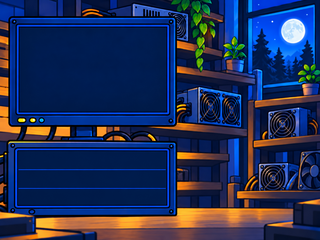
#> input picture cyd-workshop/assets/background.png, 320 x 240 px
$ python encode_assets.py
#> lines starting #> are read from the running program, lines starting #| are printed output that depends on the picture
"""Encode the unmodified background and font glyphs as flash data for the ESP32."""
from pathlib import Path
from math import ceil
import argparse
from PIL import Image, ImageDraw, ImageFont

root = Path(__file__).resolve().parents[1]
background = Image.open(root / 'assets/background.png').convert('RGB')
#> background is the input picture: PIL image 320x240 RGB; mean R, G, B 33.6, 47.7, 87.9
assert background.size == (320, 240)
parser = argparse.ArgumentParser(description=__doc__)
parser.add_argument('--font', default='/usr/share/fonts/truetype/dejavu/DejaVuSans-Bold.ttf', help='Path to DejaVuSans-Bold.ttf')
font_path = parser.parse_args().font
out = ['#pragma once', '#include <Arduino.h>',
       'struct Glyph { uint32_t offset; uint8_t width; uint8_t advance; };',
       'struct BitmapFont { const uint8_t *bits; const Glyph *glyphs; uint8_t height; };']

pixels = [((r >> 3) << 11) | ((g >> 2) << 5) | (b >> 3)
          for r, g, b in background.getdata()]
#> pixels = 76800 items
out.append('static const uint16_t kBackground[320 * 240] PROGMEM = {')
for i in range(0, len(pixels), 16):
    out.append(','.join(f'0x{v:04x}' for v in pixels[i:i+16]) + ',')
#> this loop made 4800 passes
#> i on passes 2 to 4: 16, 32, 48
#> after the loop, out = 4805 items
out.append('};')

for size in [10, 13, 14, 30]:
    font = ImageFont.truetype(font_path, size)
    ascent, descent = font.getmetrics()
    height = ascent + descent
    packed, glyphs = [], []
    for c in map(chr, range(32, 127)):
        advance = max(1, round(font.getlength(c)))
        width = max(advance, ceil(font.getbbox(c, anchor='ls')[2]))
        glyph = Image.new('L', (width, height), 0)
        ImageDraw.Draw(glyph).text((0, ascent), c, font=font, anchor='ls', fill=255)
        bits = [v >= 100 for v in glyph.getdata()]
        data = []
        for i in range(0, len(bits), 8):
            data.append(sum(int(v) << (7-j) for j, v in enumerate(bits[i:i+8])))
        glyphs.append((len(packed), width, advance))
        packed.extend(data)
    out.append(f'static const uint8_t kBits{size}[] PROGMEM = {{')
    for i in range(0, len(packed), 32):
        out.append(','.join(str(v) for v in packed[i:i+32]) + ',')
    out.append('};')
    out.append(f'static const Glyph kGlyphs{size}[] = {{')
    out.extend(f'{{{a},{b},{c}}},' for a,b,c in glyphs)
    out.append('};')
    out.append(f'static const BitmapFont kFont{size} = {{kBits{size}, kGlyphs{size}, {height}}};')
    for text, limit in [('BTC/USD  DEMO', 140)] if size == 10 else []:
        assert sum(glyphs[ord(c)-32][2] for c in text) <= limit
    if size == 30:
        assert sum(glyphs[ord(c)-32][2] for c in '$96,420') <= 140
    if size == 14:
        for text in ['1.10 TH/s', '58 C  23.9 W', '23 SHARES']:
            assert sum(glyphs[ord(c)-32][2] for c in text) <= 139
    if size == 13:
        assert sum(glyphs[ord(c)-32][2] for c in '+2.4% / 24h') <= 140
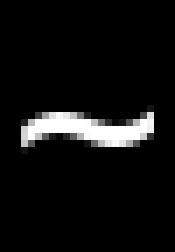
#> glyph: PIL image 25x36 L (shown 7 times larger); min 0, max 255, mean 16.4
#> after the loop, out = 5624 items

(root / 'src/assets.h').write_text('\n'.join(out) + '\n')
print(f'Encoded {len(pixels)} RGB565 pixels and four fonts.')
#| Encoded 76800 RGB565 pixels and four fonts.
